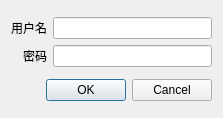
<?xml version="1.0" encoding="UTF-8"?>
<ui version="4.0">
 <class>AccountSettingDialog</class>
 <widget class="QDialog" name="AccountSettingDialog">
  <property name="geometry">
   <rect>
    <x>0</x>
    <y>0</y>
    <width>223</width>
    <height>118</height>
   </rect>
  </property>
  <property name="windowTitle">
   <string>账户设置</string>
  </property>
  <layout class="QVBoxLayout" name="verticalLayout">
   <item>
    <layout class="QGridLayout" name="gridLayout">
     <item row="0" column="0">
      <widget class="QLabel" name="label">
       <property name="text">
        <string>用户名</string>
       </property>
       <property name="alignment">
        <set>Qt::AlignRight|Qt::AlignTrailing|Qt::AlignVCenter</set>
       </property>
      </widget>
     </item>
     <item row="0" column="1">
      <widget class="QLineEdit" name="username">
       <property name="minimumSize">
        <size>
         <width>150</width>
         <height>0</height>
        </size>
       </property>
      </widget>
     </item>
     <item row="1" column="0">
      <widget class="QLabel" name="label_2">
       <property name="text">
        <string>密码</string>
       </property>
       <property name="alignment">
        <set>Qt::AlignRight|Qt::AlignTrailing|Qt::AlignVCenter</set>
       </property>
      </widget>
     </item>
     <item row="1" column="1">
      <widget class="QLineEdit" name="password">
       <property name="minimumSize">
        <size>
         <width>150</width>
         <height>0</height>
        </size>
       </property>
       <property name="echoMode">
        <enum>QLineEdit::Password</enum>
       </property>
      </widget>
     </item>
    </layout>
   </item>
   <item>
    <widget class="QDialogButtonBox" name="buttonBox">
     <property name="orientation">
      <enum>Qt::Horizontal</enum>
     </property>
     <property name="standardButtons">
      <set>QDialogButtonBox::Cancel|QDialogButtonBox::Ok</set>
     </property>
    </widget>
   </item>
  </layout>
 </widget>
 <resources/>
 <connections>
  <connection>
   <sender>buttonBox</sender>
   <signal>accepted()</signal>
   <receiver>AccountSettingDialog</receiver>
   <slot>accept()</slot>
   <hints>
    <hint type="sourcelabel">
     <x>248</x>
     <y>254</y>
    </hint>
    <hint type="destinationlabel">
     <x>157</x>
     <y>274</y>
    </hint>
   </hints>
  </connection>
  <connection>
   <sender>buttonBox</sender>
   <signal>rejected()</signal>
   <receiver>AccountSettingDialog</receiver>
   <slot>reject()</slot>
   <hints>
    <hint type="sourcelabel">
     <x>316</x>
     <y>260</y>
    </hint>
    <hint type="destinationlabel">
     <x>286</x>
     <y>274</y>
    </hint>
   </hints>
  </connection>
 </connections>
</ui>
